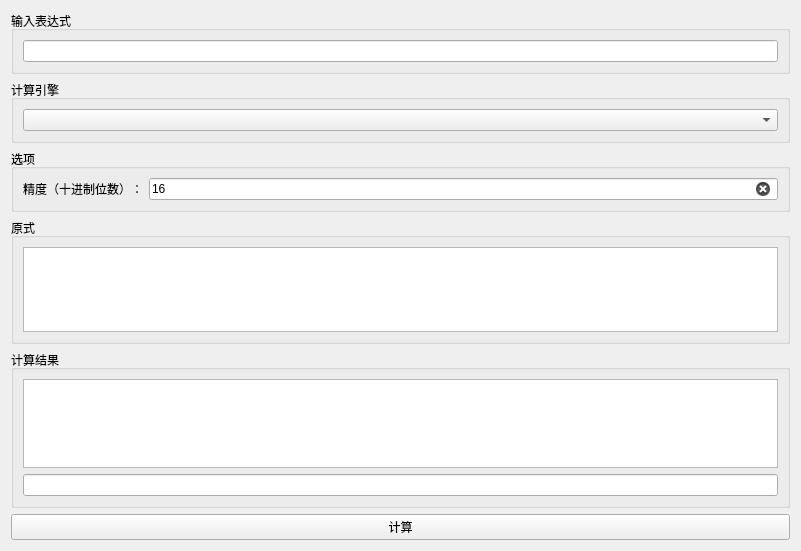
<?xml version="1.0" encoding="UTF-8"?>
<ui version="4.0">
 <class>jisuan</class>
 <widget class="QWidget" name="jisuan">
  <property name="geometry">
   <rect>
    <x>0</x>
    <y>0</y>
    <width>801</width>
    <height>551</height>
   </rect>
  </property>
  <property name="windowTitle">
   <string>Form</string>
  </property>
  <layout class="QGridLayout" name="gridLayout" rowstretch="1,1,1,4,5,0">
   <item row="0" column="0">
    <widget class="QGroupBox" name="groupBox_2">
     <property name="title">
      <string>输入表达式</string>
     </property>
     <layout class="QGridLayout" name="gridLayout_2">
      <item row="0" column="0">
       <widget class="QLineEdit" name="jisuan_input">
        <property name="clearButtonEnabled">
         <bool>true</bool>
        </property>
       </widget>
      </item>
     </layout>
    </widget>
   </item>
   <item row="1" column="0">
    <widget class="QGroupBox" name="groupBox_13">
     <property name="title">
      <string>计算引擎</string>
     </property>
     <layout class="QGridLayout" name="gridLayout_3">
      <item row="0" column="0">
       <widget class="QComboBox" name="jisuan_jisuanyinqing">
        <property name="editable">
         <bool>false</bool>
        </property>
        <property name="maxVisibleItems">
         <number>13</number>
        </property>
       </widget>
      </item>
     </layout>
    </widget>
   </item>
   <item row="2" column="0">
    <widget class="QGroupBox" name="groupBox_10">
     <property name="title">
      <string>选项</string>
     </property>
     <layout class="QGridLayout" name="gridLayout_4">
      <item row="0" column="0">
       <widget class="QLabel" name="label">
        <property name="text">
         <string>精度（十进制位数）：</string>
        </property>
       </widget>
      </item>
      <item row="0" column="1">
       <widget class="QLineEdit" name="jisuan_jingdu">
        <property name="enabled">
         <bool>true</bool>
        </property>
        <property name="text">
         <string>16</string>
        </property>
        <property name="maxLength">
         <number>-1</number>
        </property>
        <property name="clearButtonEnabled">
         <bool>true</bool>
        </property>
       </widget>
      </item>
     </layout>
    </widget>
   </item>
   <item row="3" column="0">
    <widget class="QGroupBox" name="groupBox_16">
     <property name="title">
      <string>原式</string>
     </property>
     <layout class="QGridLayout" name="gridLayout_5">
      <item row="0" column="0">
       <widget class="QGraphicsView" name="jisuan_yuanshi">
        <property name="url" stdset="0">
         <url>
          <string>about:blank</string>
         </url>
        </property>
       </widget>
      </item>
     </layout>
    </widget>
   </item>
   <item row="4" column="0">
    <widget class="QGroupBox" name="groupBox_12">
     <property name="title">
      <string>计算结果</string>
     </property>
     <layout class="QGridLayout" name="gridLayout_6">
      <item row="0" column="0">
       <widget class="QGraphicsView" name="jisuan_jisuanjieguo">
        <property name="url" stdset="0">
         <url>
          <string>about:blank</string>
         </url>
        </property>
       </widget>
      </item>
      <item row="1" column="0">
       <widget class="QLineEdit" name="jisuan_jisuanjieguo_lineedit"/>
      </item>
     </layout>
    </widget>
   </item>
   <item row="5" column="0">
    <widget class="QPushButton" name="jisuan_jisuan_button">
     <property name="text">
      <string>计算</string>
     </property>
    </widget>
   </item>
  </layout>
 </widget>
 <resources/>
 <connections/>
</ui>
